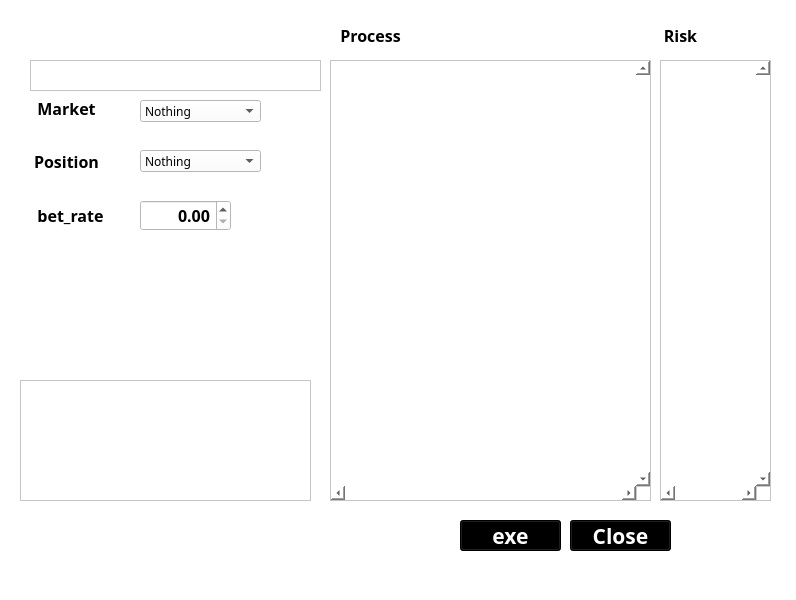
<?xml version="1.0" encoding="UTF-8"?>
<ui version="4.0">
 <class>MainWindow</class>
 <widget class="QMainWindow" name="MainWindow">
  <property name="geometry">
   <rect>
    <x>0</x>
    <y>0</y>
    <width>796</width>
    <height>600</height>
   </rect>
  </property>
  <property name="windowTitle">
   <string>PyTrader</string>
  </property>
  <property name="windowIcon">
   <iconset>
    <normaloff>C:/Users/dabee/Pictures/22/281999-margot-robbie.jpg</normaloff>C:/Users/dabee/Pictures/22/281999-margot-robbie.jpg</iconset>
  </property>
  <property name="styleSheet">
   <string notr="true">background-color: rgb(255, 255, 255);</string>
  </property>
  <widget class="QWidget" name="centralwidget">
   <widget class="QDoubleSpinBox" name="doubleSpinBox">
    <property name="geometry">
     <rect>
      <x>140</x>
      <y>200</y>
      <width>91</width>
      <height>31</height>
     </rect>
    </property>
    <property name="font">
     <font>
      <family>HY엽서L</family>
      <pointsize>12</pointsize>
      <weight>75</weight>
      <bold>true</bold>
     </font>
    </property>
    <property name="alignment">
     <set>Qt::AlignRight|Qt::AlignTrailing|Qt::AlignVCenter</set>
    </property>
    <property name="singleStep">
     <double>0.100000000000000</double>
    </property>
   </widget>
   <widget class="QPushButton" name="pushButton">
    <property name="geometry">
     <rect>
      <x>460</x>
      <y>520</y>
      <width>101</width>
      <height>31</height>
     </rect>
    </property>
    <property name="font">
     <font>
      <family>HY엽서L</family>
      <pointsize>16</pointsize>
      <weight>75</weight>
      <bold>true</bold>
     </font>
    </property>
    <property name="styleSheet">
     <string notr="true">color: rgb(255, 255, 255);
background-color: rgb(0, 0, 0);</string>
    </property>
    <property name="text">
     <string>exe</string>
    </property>
   </widget>
   <widget class="QPushButton" name="pushButton_2">
    <property name="geometry">
     <rect>
      <x>570</x>
      <y>520</y>
      <width>101</width>
      <height>31</height>
     </rect>
    </property>
    <property name="font">
     <font>
      <family>HY엽서L</family>
      <pointsize>16</pointsize>
      <weight>75</weight>
      <bold>true</bold>
     </font>
    </property>
    <property name="styleSheet">
     <string notr="true">color: rgb(255, 255, 255);
background-color: rgb(0, 0, 0);</string>
    </property>
    <property name="text">
     <string>Close</string>
    </property>
   </widget>
   <widget class="QLabel" name="label">
    <property name="geometry">
     <rect>
      <x>20</x>
      <y>200</y>
      <width>101</width>
      <height>31</height>
     </rect>
    </property>
    <property name="font">
     <font>
      <family>HY엽서L</family>
      <pointsize>12</pointsize>
      <weight>75</weight>
      <bold>true</bold>
     </font>
    </property>
    <property name="text">
     <string>bet_rate</string>
    </property>
    <property name="alignment">
     <set>Qt::AlignCenter</set>
    </property>
   </widget>
   <widget class="QComboBox" name="comboBox">
    <property name="geometry">
     <rect>
      <x>140</x>
      <y>100</y>
      <width>121</width>
      <height>22</height>
     </rect>
    </property>
    <property name="font">
     <font>
      <family>HY엽서L</family>
     </font>
    </property>
    <item>
     <property name="text">
      <string>Nothing</string>
     </property>
    </item>
    <item>
     <property name="text">
      <string>Gold</string>
     </property>
    </item>
    <item>
     <property name="text">
      <string>Euro</string>
     </property>
    </item>
    <item>
     <property name="text">
      <string>Oil</string>
     </property>
    </item>
    <item>
     <property name="text">
      <string>AUD</string>
     </property>
    </item>
    <item>
     <property name="text">
      <string>CAD</string>
     </property>
    </item>
   </widget>
   <widget class="QComboBox" name="comboBox_2">
    <property name="geometry">
     <rect>
      <x>140</x>
      <y>150</y>
      <width>121</width>
      <height>22</height>
     </rect>
    </property>
    <property name="font">
     <font>
      <family>HY엽서L</family>
     </font>
    </property>
    <item>
     <property name="text">
      <string>Nothing</string>
     </property>
    </item>
    <item>
     <property name="text">
      <string>Long</string>
     </property>
    </item>
    <item>
     <property name="text">
      <string>Short</string>
     </property>
    </item>
    <item>
     <property name="text">
      <string>bbands_Long</string>
     </property>
    </item>
    <item>
     <property name="text">
      <string>bbands_short</string>
     </property>
    </item>
    <item>
     <property name="text">
      <string>R_est_Long</string>
     </property>
    </item>
    <item>
     <property name="text">
      <string>R_est_Short</string>
     </property>
    </item>
   </widget>
   <widget class="QLabel" name="label_4">
    <property name="geometry">
     <rect>
      <x>16</x>
      <y>146</y>
      <width>101</width>
      <height>31</height>
     </rect>
    </property>
    <property name="font">
     <font>
      <family>HY엽서L</family>
      <pointsize>12</pointsize>
      <weight>75</weight>
      <bold>true</bold>
     </font>
    </property>
    <property name="text">
     <string>Position</string>
    </property>
    <property name="alignment">
     <set>Qt::AlignCenter</set>
    </property>
   </widget>
   <widget class="QLabel" name="label_5">
    <property name="geometry">
     <rect>
      <x>16</x>
      <y>93</y>
      <width>101</width>
      <height>31</height>
     </rect>
    </property>
    <property name="font">
     <font>
      <family>HY엽서L</family>
      <pointsize>12</pointsize>
      <weight>75</weight>
      <bold>true</bold>
     </font>
    </property>
    <property name="text">
     <string>Market</string>
    </property>
    <property name="alignment">
     <set>Qt::AlignCenter</set>
    </property>
   </widget>
   <widget class="QListWidget" name="listWidget_5">
    <property name="geometry">
     <rect>
      <x>330</x>
      <y>60</y>
      <width>321</width>
      <height>441</height>
     </rect>
    </property>
    <property name="font">
     <font>
      <family>휴먼모음T</family>
     </font>
    </property>
    <property name="verticalScrollBarPolicy">
     <enum>Qt::ScrollBarAlwaysOn</enum>
    </property>
    <property name="horizontalScrollBarPolicy">
     <enum>Qt::ScrollBarAlwaysOn</enum>
    </property>
   </widget>
   <widget class="QListWidget" name="listWidget_6">
    <property name="geometry">
     <rect>
      <x>30</x>
      <y>60</y>
      <width>291</width>
      <height>31</height>
     </rect>
    </property>
   </widget>
   <widget class="QListWidget" name="listWidget">
    <property name="geometry">
     <rect>
      <x>660</x>
      <y>60</y>
      <width>111</width>
      <height>441</height>
     </rect>
    </property>
    <property name="verticalScrollBarPolicy">
     <enum>Qt::ScrollBarAlwaysOn</enum>
    </property>
    <property name="horizontalScrollBarPolicy">
     <enum>Qt::ScrollBarAlwaysOn</enum>
    </property>
   </widget>
   <widget class="QLabel" name="label_6">
    <property name="geometry">
     <rect>
      <x>320</x>
      <y>20</y>
      <width>101</width>
      <height>31</height>
     </rect>
    </property>
    <property name="font">
     <font>
      <family>HY엽서L</family>
      <pointsize>12</pointsize>
      <weight>75</weight>
      <bold>true</bold>
     </font>
    </property>
    <property name="text">
     <string>Process</string>
    </property>
    <property name="alignment">
     <set>Qt::AlignCenter</set>
    </property>
   </widget>
   <widget class="QLabel" name="label_7">
    <property name="geometry">
     <rect>
      <x>630</x>
      <y>20</y>
      <width>101</width>
      <height>31</height>
     </rect>
    </property>
    <property name="font">
     <font>
      <family>HY엽서L</family>
      <pointsize>12</pointsize>
      <weight>75</weight>
      <bold>true</bold>
     </font>
    </property>
    <property name="text">
     <string>Risk</string>
    </property>
    <property name="alignment">
     <set>Qt::AlignCenter</set>
    </property>
   </widget>
   <widget class="QListWidget" name="listWidget_2">
    <property name="geometry">
     <rect>
      <x>20</x>
      <y>380</y>
      <width>291</width>
      <height>121</height>
     </rect>
    </property>
   </widget>
  </widget>
  <widget class="QMenuBar" name="menubar">
   <property name="geometry">
    <rect>
     <x>0</x>
     <y>0</y>
     <width>796</width>
     <height>21</height>
    </rect>
   </property>
  </widget>
  <widget class="QStatusBar" name="statusbar"/>
 </widget>
 <resources/>
 <connections/>
</ui>
